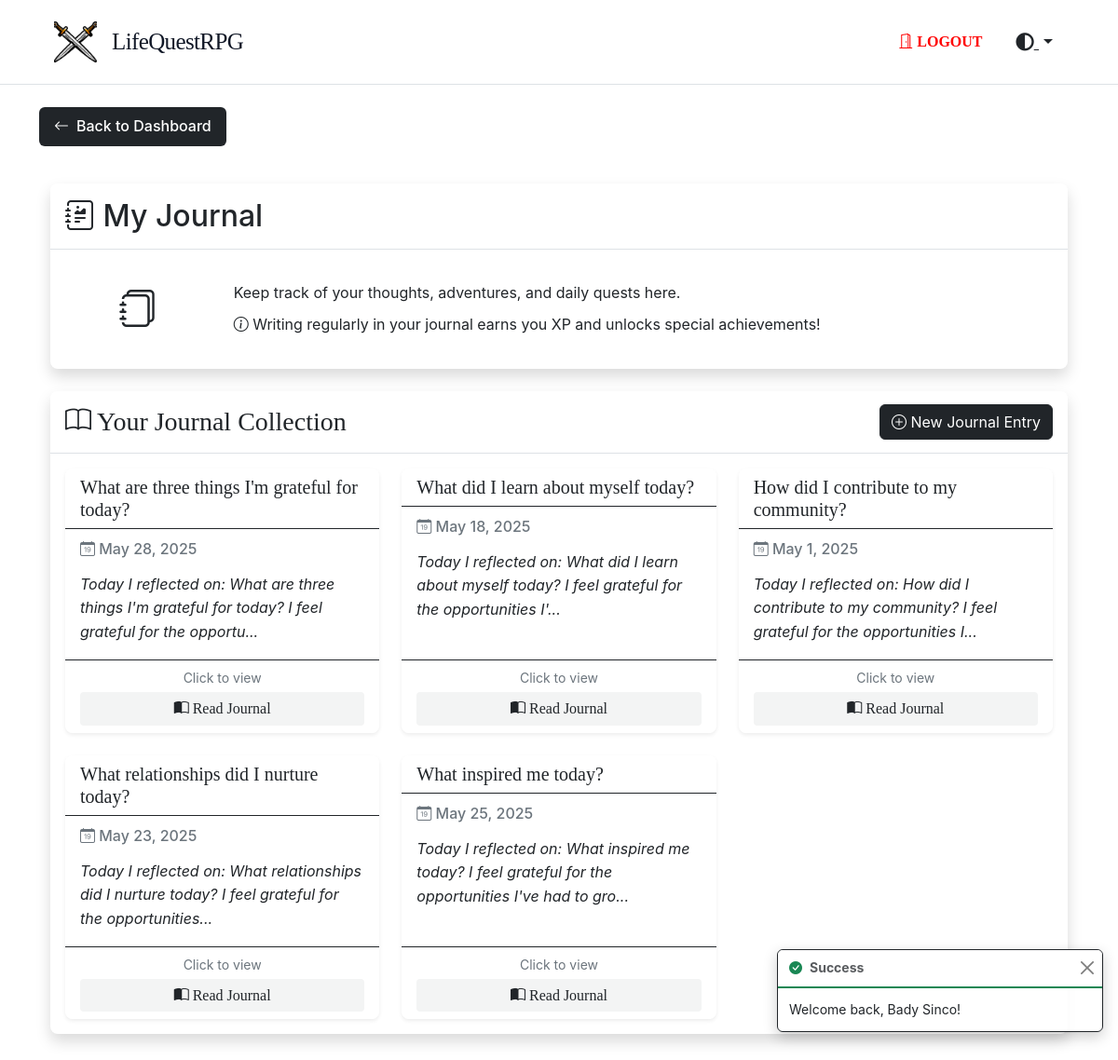
The app's page /journal (signed in) with its own data.
### tables this page shows
CREATE TABLE `journals` (
  `id` int NOT NULL,
  `user_id` int NOT NULL,
  `title` varchar(255) NOT NULL,
  `content` longtext NOT NULL,
  `date` date NOT NULL,
  `created_at` timestamp NULL DEFAULT CURRENT_TIMESTAMP,
  `updated_at` timestamp NULL DEFAULT CURRENT_TIMESTAMP ON UPDATE CURRENT_TIMESTAMP
);

### app/Controllers/JournalController.php (called while the page is built, shortened)
<?php
class JournalController extends Controller
{
    protected $JournalModel;
    public function __construct()
    {
        $this->JournalModel = new Journal;
    }
    public function index()
    {
        $currentUser = Auth::user();
        $journals = $this->JournalModel->getJournalsByUserId($currentUser['id']);
        $paginator = $this->JournalModel->paginate(
            page: 1,
            perPage: 6,
            orderBy: 'id',
            direction: 'DESC',
            conditions: [
                'user_id' => $currentUser['id']
            ]
        )->setTheme('game');
        return $this->view('journal/indexs', [
            'title' => 'My Journal',
            'journals' => $paginator->items(),
            'currentUser' => $currentUser,
            'paginator' => $paginator
        ]);
    }
}

### app/Core/Router.php (called while the page is built, shortened)
<?php
class Router
{
  protected $routes = [
    'GET' => [],
    'POST' => [],
    'PUT' => [],
    'DELETE' => []
  ];
  public function get(string $uri, array $controller, array $middleware = [])
  {
    $this->routes['GET'][$uri] = [
      'controller' => $controller,
      'middleware' => $middleware
    ];
    return $this;
  }
  public function post(string $uri, array $controller, array $middleware = [])
  {
    $this->routes['POST'][$uri] = [
      'controller' => $controller,
      'middleware' => $middleware
    ];
    return $this;
  }
  public function put(string $uri, array $controller, array $middleware = [])
  {
    $this->routes['PUT'][$uri] = [
      'controller' => $controller,
      'middleware' => $middleware
    ];
    return $this;
  }
  public function delete(string $uri, array $controller, array $middleware = [])
  {
    $this->routes['DELETE'][$uri] = [
      'controller' => $controller,
      'middleware' => $middleware
    ];
    return $this;
  }
  public function dispatch(string $uri, string $method)
  {
    $uri = $this->removeQueryString($uri);
    if (array_key_exists($uri, $this->routes[$method])) {
      $route = $this->routes[$method][$uri];
      return $this->callAction(
        $route['controller'][0],
        $route['controller'][1]
      );
    }
    throw new Exception("No route defined for {$uri} with method {$method}");
  }
  protected function removeQueryString(string $uri)
  {
    return parse_url($uri, PHP_URL_PATH) ?? $uri;
  }
  protected function callAction(string $controller, string $action)
  {
    $controller = new $controller();
    $params = [];
    return call_user_func_array([$controller, $action], $params);
  }
}

### web/bootstrap.php (called while the page is built, shortened)
<?php
$config = require_once __DIR__ . '/../config/config.php';
$database = require_once __DIR__ . '/../config/database.php';
$router = new Router();
$uri = $_SERVER['REQUEST_URI'] ?? '/';
$method = $_SERVER['REQUEST_METHOD'] ?? 'GET';
try {
  $router->dispatch($uri, $method);
} catch (Exception $e) {
  if ($config['debug']) {
    echo '<h1>Error</h1>';
    echo '<p>' . $e->getMessage() . '</p>';
    echo '<pre>' . $e->getTraceAsString() . '</pre>';
  } else {
    http_response_code(404);
    require_once __DIR__ . '/../app/Views/errors/404.php';
  }
}

### public/index.php (called while the page is built, shortened)
<?php
require_once ROOT_PATH . '/web/bootstrap.php';
?>

### app/Core/Auth.php (called while the page is built, shortened)
<?php
abstract class Auth
{
  protected static $user = null;
  public static function check()
  {
    return isset($_SESSION['users']) && !empty($_SESSION['users']);
  }
  public static function user()
  {
    if (self::$user === null && self::check()) {
      $sessionUser = $_SESSION['users'];
      $userId = null;
      if (is_array($sessionUser)) {
        $userId = $sessionUser['id'] ?? null;
      } elseif (is_object($sessionUser)) {
        $userId = $sessionUser->id ?? null;
      } elseif (is_numeric($sessionUser)) {
        $userId = $sessionUser;
      }
      if ($userId) {
        self::$user = User::find($userId);
      }
    }
    return self::$user;
  }
}

### app/Core/Database.php (called while the page is built, shortened)
<?php
class Database
{
  protected $pdo;
  protected $statement;
  public function __construct(array $config)
  {
    $dsn = "mysql:host={$config['host']};dbname={$config['database']};charset={$config['charset']}";
    $options = [
      PDO::ATTR_ERRMODE => PDO::ERRMODE_EXCEPTION,
      PDO::ATTR_DEFAULT_FETCH_MODE => PDO::FETCH_ASSOC,
      PDO::ATTR_EMULATE_PREPARES => false,
    ];
    try {
      $this->pdo = new PDO($dsn, $config['username'], $config['password'], $options);
    } catch (PDOException $e) {
      throw new PDOException($e->getMessage(), (int) $e->getCode());
    }
  }
  public function query(string $sql)
  {
    $this->statement = $this->pdo->prepare($sql);
    return $this;
  }
  public function bind(array $parameters)
  {
    foreach ($parameters as $key => $value) {
      if (is_array($value)) {
        $value = json_encode($value);
        $paramType = PDO::PARAM_STR;
      } else {
        $paramType = is_int($value) ? PDO::PARAM_INT : PDO::PARAM_STR;
      }
      $this->statement->bindValue(
        is_numeric($key) ? $key : $key,
        $value,
        $paramType
      );
    }
    return $this;
  }
  public function execute()
  {
    $this->statement->execute();
    return $this;
  }
  public function fetchAll()
  {
    return $this->statement->fetchAll();
  }
  public function fetch()
  {
    return $this->statement->fetch();
  }
}
?>

### app/Core/Model.php (called while the page is built, shortened)
<?php
abstract class Model
{
  protected static $db;
  protected static $table;
  public static function setDatabase(Database $database)
  {
    self::$db = $database;
  }
  public static function find(int $id)
  {
    return self::$db->query("SELECT * FROM " . static::$table . " WHERE id = ?")
      ->bind([1 => $id])
      ->execute()
      ->fetch();
  }
  public function paginate(
    int $page = 1,
    int $perPage = 10,
    ?string $orderBy = null,
    string $direction = 'DESC',
    array $conditions = [],
    string $pageName = 'page',
    ?array $columns = null
  ) {
    $paginator = new Paginator($perPage, $pageName);
    if ($orderBy) {
      $paginator->setOrderBy($orderBy, $direction);
    }
    $paginationInfo = $paginator->getPageInfo();
    $offset = ($paginationInfo['currentPage'] - 1) * $perPage;
    $items = $this->fetch($conditions, $orderBy, $direction, $perPage, $offset, $columns);
    $countSql = "SELECT COUNT(*) as count FROM " . static::$table;
    $params = [];
    if (!empty($conditions)) {
      $countSql .= " WHERE ";
      $whereClauses = [];
      foreach ($conditions as $column => $value) {
        $paramName = "{$column}";
        $whereClauses[] = "{$column} = :{$paramName}";
        $params[$paramName] = $value;
      }
      $countSql .= implode(' AND ', $whereClauses);
    }
    $countQuery = self::$db->query($countSql);
    if (!empty($params)) {
      $countQuery->bind($params);
    }
    $totalItems = (int) $countQuery->execute()->fetch()['count'];
    return $paginator->setData($items, $totalItems);
  }
  public function fetch(
    array $conditions = [],
    ?string $orderBy = null,
    string $direction = 'ASC',
    ?int $limit = null,
    ?int $offset = null,
    ?array $columns = null
  ) {
    $columnsString = $columns ? implode(', ', array_map(fn($col) => "`{$col}`", $columns)) : '*';
    $sql = "SELECT {$columnsString} FROM " . static::$table;
    $params = [];
    if (!empty($conditions)) {
      $sql .= " WHERE ";
      $whereClauses = [];
      foreach ($conditions as $column => $value) {
        $paramName = "{$column}";
        $whereClauses[] = "{$column} = :{$paramName}";
        $params[":{$paramName}"] = $value;
      }
      $sql .= implode(" AND ", $whereClauses);
    }
    if ($orderBy !== null) {
      $direction = strtoupper($direction) === 'DESC' ? 'DESC' : 'ASC';
      $sql .= " ORDER BY `{$orderBy}` {$direction}";
    }
    if ($limit !== null) {
      $sql .= " LIMIT :limit";
      $params[':limit'] = $limit;
      if ($offset !== null) {
        $sql .= " OFFSET :offset";
        $params[':offset'] = $offset;
      }
    }
    $query = self::$db->query($sql);
    if (!empty($params)) {
      $query->bind($params);
    }
    return $query->execute()->fetchAll();
  }
}

### app/Core/Paginator.php (called while the page is built, shortened)
<?php
class Paginator
{
  protected int $currentPage = 1;
  protected int $perPage = 10;
  protected int $totalItems = 0;
  protected int $totalPages = 0;
  protected string $orderBy = '';
  protected string $direction = 'ASC';
  protected string $pageName = 'page';
  public function __construct(int $perPage = 10, string $pageName = 'page')
  {
    $this->perPage = $perPage;
    $this->pageName = $pageName;
    $this->currentPage = $this->resolveCurrentPage();
  }
  protected function resolveCurrentPage(): int
  {
    return isset($_GET[$this->pageName]) ? max(1, (int) $_GET[$this->pageName]) : 1;
  }
  public function setData(array $data, int $totalItems): self
  {
    $this->totalItems = $totalItems;
    $this->totalPages = ceil($totalItems / $this->perPage);
    return $this;
  }
  public function setOrderBy(string $orderBy, string $direction = 'ASC'): self
  {
    $this->orderBy = $orderBy;
    $this->direction = strtoupper($direction);
    return $this;
  }
  public function getPageInfo(): array
  {
    return [
      'currentPage' => $this->currentPage,
      'totalPages' => $this->totalPages,
      'totalItems' => $this->totalItems,
      'perPage' => $this->perPage,
      'orderBy' => $this->orderBy,
      'direction' => $this->direction,
      'pageName' => $this->pageName
    ];
  }
}

### app/Models/Journal.php (called while the page is built, shortened)
<?php
class Journal extends Model
{
    public function getJournalsByUserId($userId)
    {
        return self::$db->query("SELECT * FROM journals WHERE user_id = ? ORDER BY created_at DESC")
            ->bind([1 => $userId])
            ->execute()
            ->fetchAll();
    }
}

### app/Views/journal/indexs.php (the view, shortened to what this page needs)
<div id="pagination-content">
  <a href="/" class="back-button">
    <i class="bi bi-arrow-left"></i>
    Back to Dashboard
  </a>
  <div class="container py-4">
    <div class="card border-dark mb-4 shadow">
      <div class="card-header bg-white">
        <h2 class="my-2"><i class="bi bi-journal-richtext"></i> <?= ucfirst($title) ?></h2>
      </div>
      <div class="card-body">
        <div class="row align-items-center">
          <div class="col-md-2 text-center mb-3 mb-md-0">
            <div class="rounded p-3 d-inline-block">
              <i class="bi bi-journals fs-1"></i>
            </div>
          </div>
          <div class="col-md-10">
            <p class="mb-0">Keep track of your thoughts, adventures, and daily quests here.</p>
            <div class="mt-2">
              <i class="bi bi-info-circle"></i> Writing regularly in your journal earns you XP and unlocks special
              achievements!
            </div>
          </div>
        </div>
      </div>
    </div>
    <div class="card border-dark mb-4 shadow">
      <div class="card-header bg-white d-flex justify-content-between align-items-center">
        <h3 class="my-2" style="font-family: 'Pixelify Sans', serif;"><i class="bi bi-book"></i> Your Journal Collection
        </h3>
        <a href="/journal/create" class="btn btn-dark">
          <i class="bi bi-plus-circle"></i> New Journal Entry
        </a>
      </div>
      <div class="card-body">
        <?php if (empty($journals)): ?>
          <div class="alert alert-dark text-center" role="alert">
            <i class="bi bi-journal-text display-4 d-block mb-3"></i>
            <p class="mb-0">Your journal shelf is empty! Begin your writing adventure by creating your first entry!</p>
          </div>
        <?php else: ?>
          <div class="row row-cols-1 row-cols-md-3 g-4">
            <?php foreach ($paginator->items() as $journal): ?>
              <div class="col">
                <div class="journal-card card h-100 border-dark shadow-sm clickable-card"
                  onclick="window.location.href='/journal/<?= $journal['id'] ?>/peek' ">
                  <div
                    class="card-header bg-white border-bottom border-dark d-flex justify-content-between align-items-center">
                    <h5 class="card-title mb-0" style="font-family: 'Pixelify Sans', serif;">
                      <?= htmlspecialchars($journal['title']) ?>
                    </h5>
                  </div>
                  <div class="card-body">
                    <h6 class="card-subtitle mb-3 text-muted">
                      <i class="bi bi-calendar-date"></i> <?= date('F j, Y', strtotime($journal['date'])) ?>
                    </h6>
                    <p class="card-text journal-preview">
                      <?php
                      $cleanContent = isset($journal['content']) ?
                        strip_tags(html_entity_decode($journal['content'])) : '';
                      echo mb_substr($cleanContent, 0, 100) .
                        (mb_strlen($cleanContent) > 100 ? '...' : '');
                      ?>
                    </p>
                  </div>
                  <div class="card-footer bg-white border-top border-dark text-center">
                    <div class="small text-muted mb-1">Click to view</div>
                    <div class="card-overlay">
                      <span><i class="bi bi-book-half"></i> Read Journal</span>
                    </div>
                  </div>
                </div>
              </div>
            <?php endforeach; ?>
          </div>
        <?php endif; ?>
      </div>
    </div>
  </div>
</div>

### records on screen
journals: title "What are three things I'm grateful for today?", date "May 28, 2025", content "Today I reflected on: What are three things I'm grateful for today? I feel grateful for the opportu"
journals: title "What did I learn about myself today?", date "May 18, 2025", content "Today I reflected on: What did I learn about myself today? I feel grateful for the opportunities I'"
journals: title "How did I contribute to my community?", date "May 1, 2025", content "Today I reflected on: How did I contribute to my community? I feel grateful for the opportunities I"
journals: title "What relationships did I nurture today?", date "May 23, 2025", content "Today I reflected on: What relationships did I nurture today? I feel grateful for the opportunities"
journals: title "What inspired me today?", date "May 25, 2025", content "Today I reflected on: What inspired me today? I feel grateful for the opportunities I've had to gro"

### other values on screen
$title "My Journal"
$_SESSION['success'] "Welcome back, Bady Sinco!"
